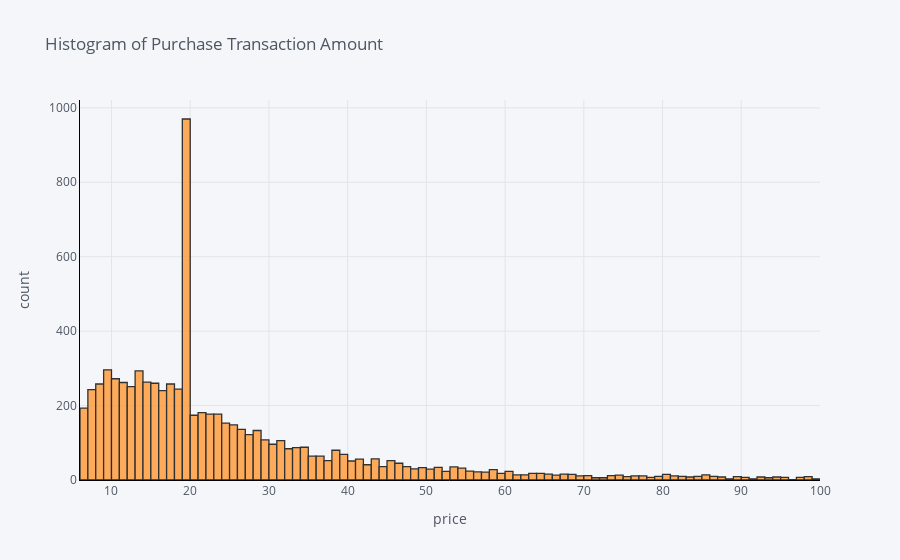

The code cell stored with this chart in its notebook:
### Markdown cell above
#### Histogram of purchase transaction amount

### Code cell
df1['amount'].iplot(
    kind='hist',
    bins=100,
    xTitle='price',
    linecolor='black',
    yTitle='count',
    title='Histogram of Purchase Transaction Amount')

### Figure 1 — Plotly figure (JSON) as saved in the notebook; plotly's stock layout.template omitted (floating-point values rounded to 4 significant figures; data arrays with more than 128 entries replaced by an {"elided": "..."} marker saying what was removed)
{"data": [{"histfunc": "count", "histnorm": "", "marker": {"color": "rgba(255, 153, 51, 1.0)", "line": {"color": "#000000", "width": 1.3}}, "name": "amount", "nbinsx": 100, "opacity": 0.8, "orientation": "v", "type": "histogram", "x": {"elided": "7717 float values"}}], "layout": {"barmode": "overlay", "legend": {"bgcolor": "#F5F6F9", "font": {"color": "#4D5663"}}, "paper_bgcolor": "#F5F6F9", "plot_bgcolor": "#F5F6F9", "title": {"font": {"color": "#4D5663"}, "text": "Histogram of Purchase Transaction Amount"}, "xaxis": {"gridcolor": "#E1E5ED", "linecolor": "black", "showgrid": true, "tickfont": {"color": "#4D5663"}, "title": {"font": {"color": "#4D5663"}, "text": "price"}, "zerolinecolor": "#E1E5ED"}, "yaxis": {"gridcolor": "#E1E5ED", "linecolor": "black", "showgrid": true, "tickfont": {"color": "#4D5663"}, "title": {"font": {"color": "#4D5663"}, "text": "count"}, "zerolinecolor": "#E1E5ED"}}}
